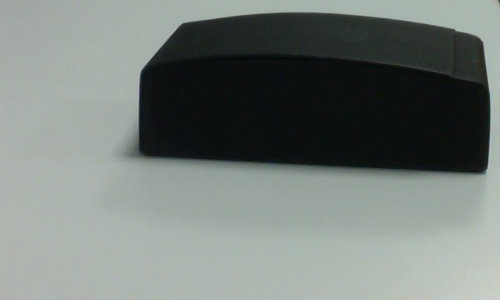
%> input picture src/boite1.png, 500 x 300 px
$ octave --eval "result = cont(rgb2gray(imread('boite1.png')));"   (GNU Octave 9; MATLAB toolbox functions it lacks are replaced by stand-ins)
%> lines starting %> are read from the running program, lines starting %| are printed output that depends on the picture; in (x1, y1, x2, y2) boxes, pixels count from 0 and x2, y2 are one past the last pixel; in counts of white or black regions, pixels touching at a corner belong together; the program's own positions count from 1
function [ It ] = cont( Im )
% Fonction qui extrait les contours d'une image et effectue la rotation
% selon l'orientation de gradient maximale
    [Il, Ic] = size(Im);
%> Il = 300; Ic = 500
    It = zeros(Il, Ic);
    seuil = 100;

    [Gmag,Gdir] = imgradient(Im);
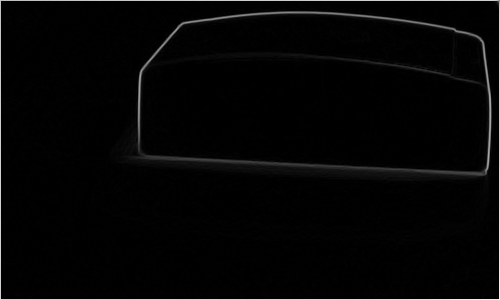
%> Gmag: size 300x500 double; min 0, max 866.9, mean 18.4; drawn with min black and max white
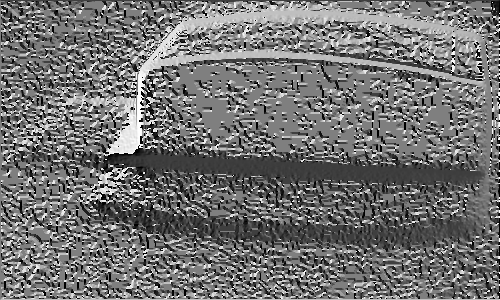
%> Gdir: size 300x500 double; min -180, max 179.9, mean -18.9; drawn with min black and max white
    It = Gmag>seuil;
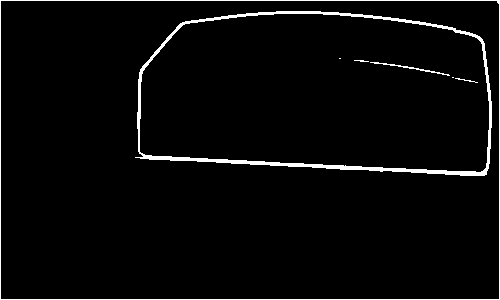
%> It: size 300x500 logical; 3.3% white; 7 white regions (3 under 20 px), largest, box (x1, y1, x2, y2) and area: (135, 11, 492, 176) 3107, (0, 0, 500, 300) 1601, (370, 62, 450, 76) 130, (455, 78, 478, 83) 28

    maxAngle = max(max(Gdir));
%> maxAngle = 179.9
    It = imrotate(It,-maxAngle);
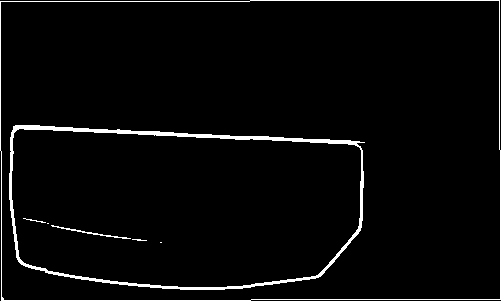
%> It: size 301x501 logical; 3.2% white; 7 white regions (3 under 20 px), largest, box (x1, y1, x2, y2) and area: (9, 125, 365, 290) 3107, (0, 0, 501, 301) 1601, (51, 225, 131, 239) 130, (23, 218, 46, 223) 28

    It=imresize(It,[Il,Ic]);
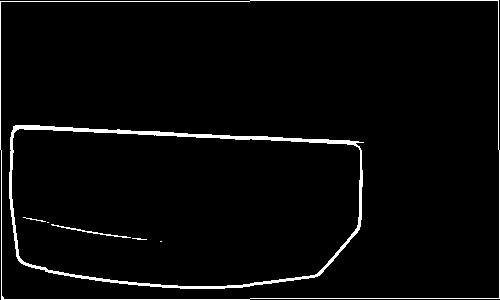
%> It: size 300x500 logical; 3.2% white; 7 white regions (3 under 20 px), largest, box (x1, y1, x2, y2) and area: (9, 125, 364, 289) 3096, (0, 0, 500, 300) 1597, (51, 224, 131, 238) 130, (23, 217, 46, 222) 28
end

$ run again, on src/boite2.png
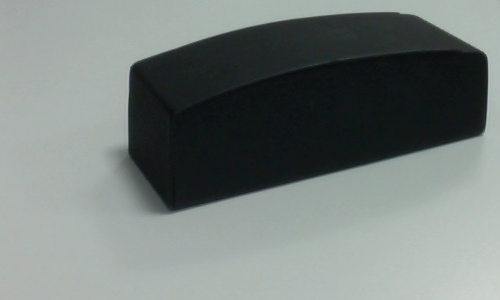
%> input picture src/boite2.png, 500 x 300 px
%> in cont, `It = Gmag>seuil;`:
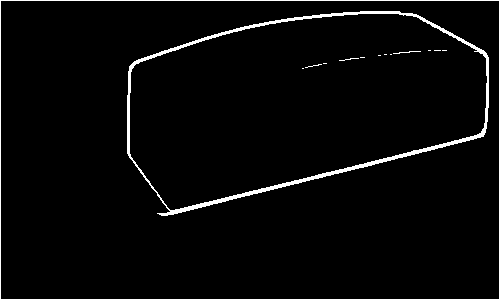
%> It: size 300x500 logical; 3.2% white; 14 white regions (10 under 20 px), largest, box (x1, y1, x2, y2) and area: (127, 11, 489, 216) 3127, (0, 0, 500, 300) 1596, (393, 51, 421, 54) 30, (339, 58, 359, 61) 21
%> maxAngle = 179.9
%> in cont, `It=imresize(It,[Il,Ic]);`:
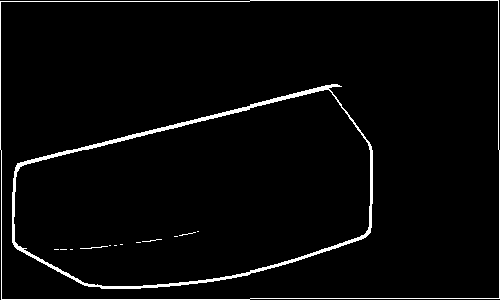
%> It: size 300x500 logical; 3.2% white; 14 white regions (10 under 20 px), largest, box (x1, y1, x2, y2) and area: (12, 84, 373, 289) 3098, (0, 0, 500, 300) 1592, (80, 246, 108, 249) 30, (142, 239, 162, 242) 21

$ run again, on src/boite3.png
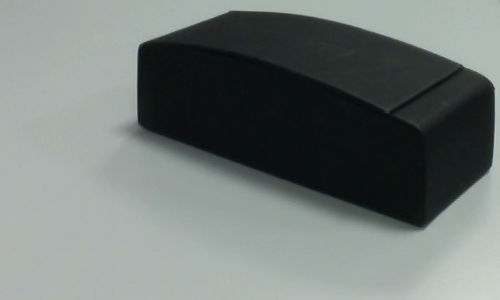
%> input picture src/boite3.png, 500 x 300 px
%> in cont, `It = Gmag>seuil;`:
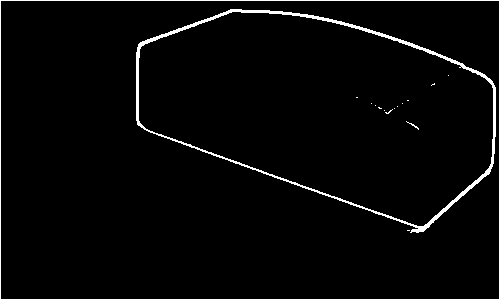
%> It: size 300x500 logical; 2.9% white in thin lines or dots
%> maxAngle = 179.9
%> in cont, `It=imresize(It,[Il,Ic]);`:
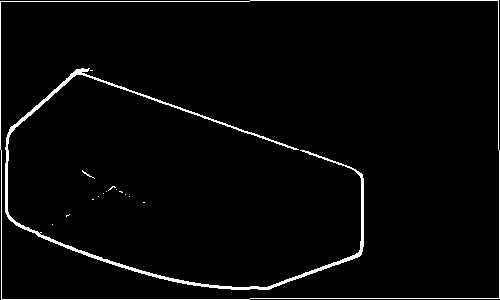
%> It: size 300x500 logical; 2.9% white in thin lines or dots

$ run again, on src/boite4.png
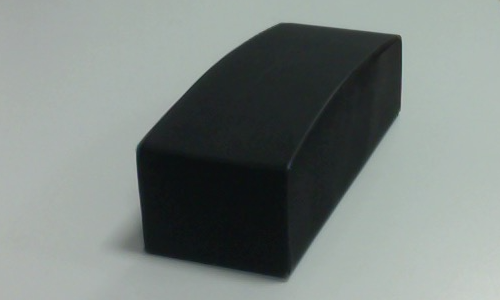
%> input picture src/boite4.png, 500 x 300 px
%> in cont, `It = Gmag>seuil;`:
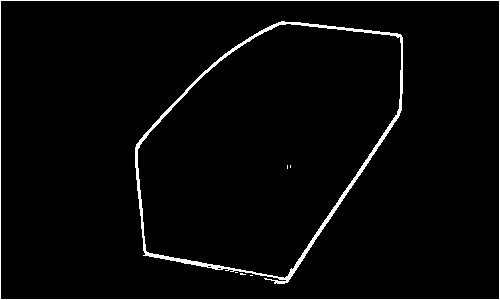
%> It: size 300x500 logical; 2.9% white in thin lines or dots
%> maxAngle = 179.9
%> in cont, `It=imresize(It,[Il,Ic]);`:
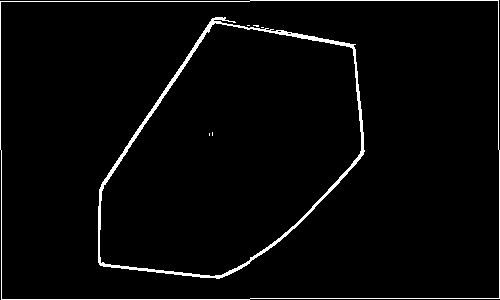
%> It: size 300x500 logical; 2.9% white in thin lines or dots
